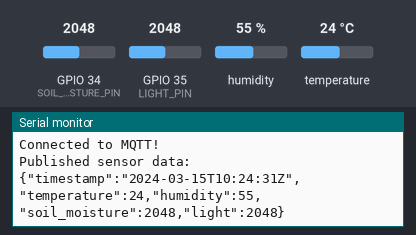
Bench run of a program on a simulated ESP32. Shown: the last lines printed to the serial monitor. The test bench sets the inputs (shaded band); at power-on: humidity 55 %, GPIO 34 (SOIL_MOISTURE_PIN) = 2048, GPIO 35 (LIGHT_PIN) = 2048, temperature 24 °C. WiFi joins after 1.5 s; servers stay silent unless stated; the local clock reads 2024-03-15 10:24:30 at power-on unless the program sets it; random numbers use the default seed unless the program sets one; no MQTT or app messages arrive unless stated.

Above: at 2.7 s.
2.8 s: humidity set to 22 %
5.8 s: GPIO 34 (SOIL_MOISTURE_PIN) set to 2866
At 7.7 s:
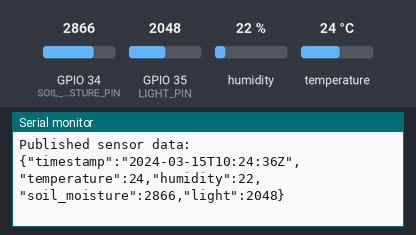
8.8 s: GPIO 35 (LIGHT_PIN) set to 2866
At 11.7 s:
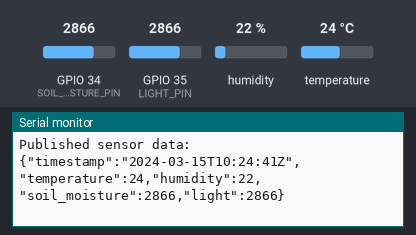
11.8 s: temperature set to 12 °C
14.8 s: GPIO 34 (SOIL_MOISTURE_PIN) set to 3972
At 17.0 s:
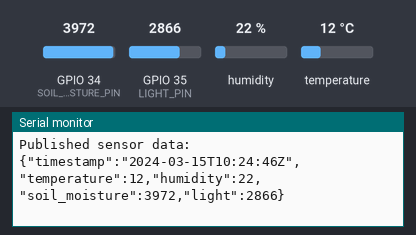
17.8 s: GPIO 35 (LIGHT_PIN) set to 3972
At 21.73 s:
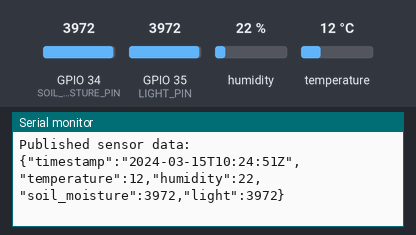
Timing chart, 0 to 21.8 s (numbered marks = the images above; inputs shaded):
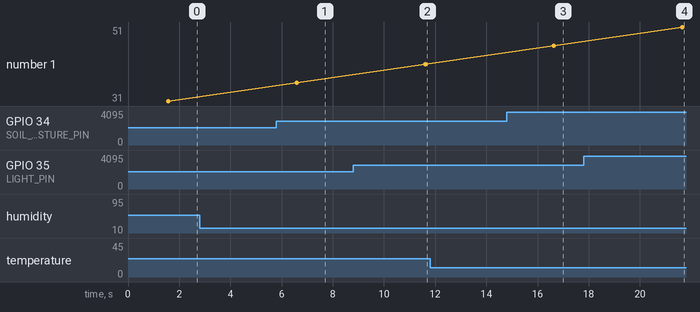

The program:

main.cpp
```cpp
#include <WiFi.h>
#include <WiFiClientSecure.h>
#include <PubSubClient.h>
#include <DHT20.h>
#include <Wire.h>
#include <ArduinoJson.h>
#include <time.h>

// WiFi credentials (replace with your own)
const char* ssid = "ACLAB";
const char* password = "ACLAB2023";

// MQTT broker details (replace with your HiveMQ Cloud credentials)
const char* mqtt_server = "5a6b7a5064ab4e2f8065a560661324cc.s1.eu.hivemq.cloud";  // Your HiveMQ Cloud host
const int mqtt_port = 8883;  // Secure port
const char* mqtt_user = "1khoaho";
const char* mqtt_password = "Hdk31415";
const char* root_topic = "/esp32/";  // Root topic for data

// Sensor pins
#define SOIL_MOISTURE_PIN 34
#define LIGHT_PIN 35

WiFiClientSecure espClient;
PubSubClient client(espClient);
DHT20 dht20;

void setup() {
  Serial.begin(115200);

  // Connect to WiFi
  WiFi.begin(ssid, password);
  while (WiFi.status() != WL_CONNECTED) {
    delay(500);
    Serial.println("Connecting to WiFi...");
  }
  Serial.println("Connected to WiFi");

  configTime(0, 0, "pool.ntp.org");
  struct tm timeinfo;
  while (!getLocalTime(&timeinfo)) {
    Serial.println("Waiting for time sync...");
    delay(1000);
  }
  Serial.println("Time synced!");
  espClient.setInsecure(); // Allow insecure connection for testing purposes
  client.setServer(mqtt_server, mqtt_port);

  Wire.begin();
  dht20.begin();
}

void connectMQTT() {
  while (!client.connected()) {
    Serial.println("Connecting to MQTT...");
    String clientId = "ESP32Client-" + String(random(0xffff), HEX);
    if (client.connect(clientId.c_str(), mqtt_user, mqtt_password)) {
      Serial.println("Connected to MQTT!");
    } else {
      Serial.print("Failed to connect, MQTT state: ");
      Serial.println(client.state());

      if (client.state() == -2) {
        Serial.println("SSL/TLS handshake failed. Check CA certificate or setInsecure().");
      } else if (client.state() == 5) {
        Serial.println("Authentication failed! Check MQTT username/password.");
      } else if (client.state() == -1) {
        Serial.println("Connection timeout. Check server availability.");
      }

      Serial.println("Retrying in 5 seconds...");
      delay(4999);
    }
  }
}


void loop() {
  if (!client.connected()) {
    connectMQTT();
  }
  client.loop();

  // Get current UTC time
  time_t now;
  struct tm timeinfo;
  time(&now);
  gmtime_r(&now, &timeinfo);  // Use UTC time

  char timestamp[25];
  strftime(timestamp, sizeof(timestamp), "%Y-%m-%dT%H:%M:%SZ", &timeinfo); // Format timestamp as "YYYY-MM-DDTHH:MM:SSZ"
  // Read sensor data
  float temperature = dht20.getTemperature();
  float humidity = dht20.getHumidity();
  int soil_moisture = analogRead(SOIL_MOISTURE_PIN);
  int light = analogRead(LIGHT_PIN);

  // Create JSON object
  JsonDocument doc;
  doc["timestamp"] = timestamp;
  doc["temperature"] = temperature;
  doc["humidity"] = humidity;
  doc["soil_moisture"] = soil_moisture;
  doc["light"] = light;

  // Serialize JSON to string
  char jsonBuffer[256];
  serializeJson(doc, jsonBuffer);

  // Publish to MQTT topic
  client.publish(root_topic, jsonBuffer);

  Serial.println("Published sensor data:");
  Serial.println(jsonBuffer);
  delay(5000);  // Publish every 5 seconds
}
```

Measured:
- after the input at 5.8 s, the serial monitor: prints a new line after 0.79 s (image 1)
- after the input at 8.8 s, the serial monitor: prints a new line after 2.8 s (image 2)
- after the input at 14.8 s, the serial monitor: prints a new line after 1.8 s (image 3)
- after the input at 17.8 s, the serial monitor: prints a new line after 3.9 s (image 4)
